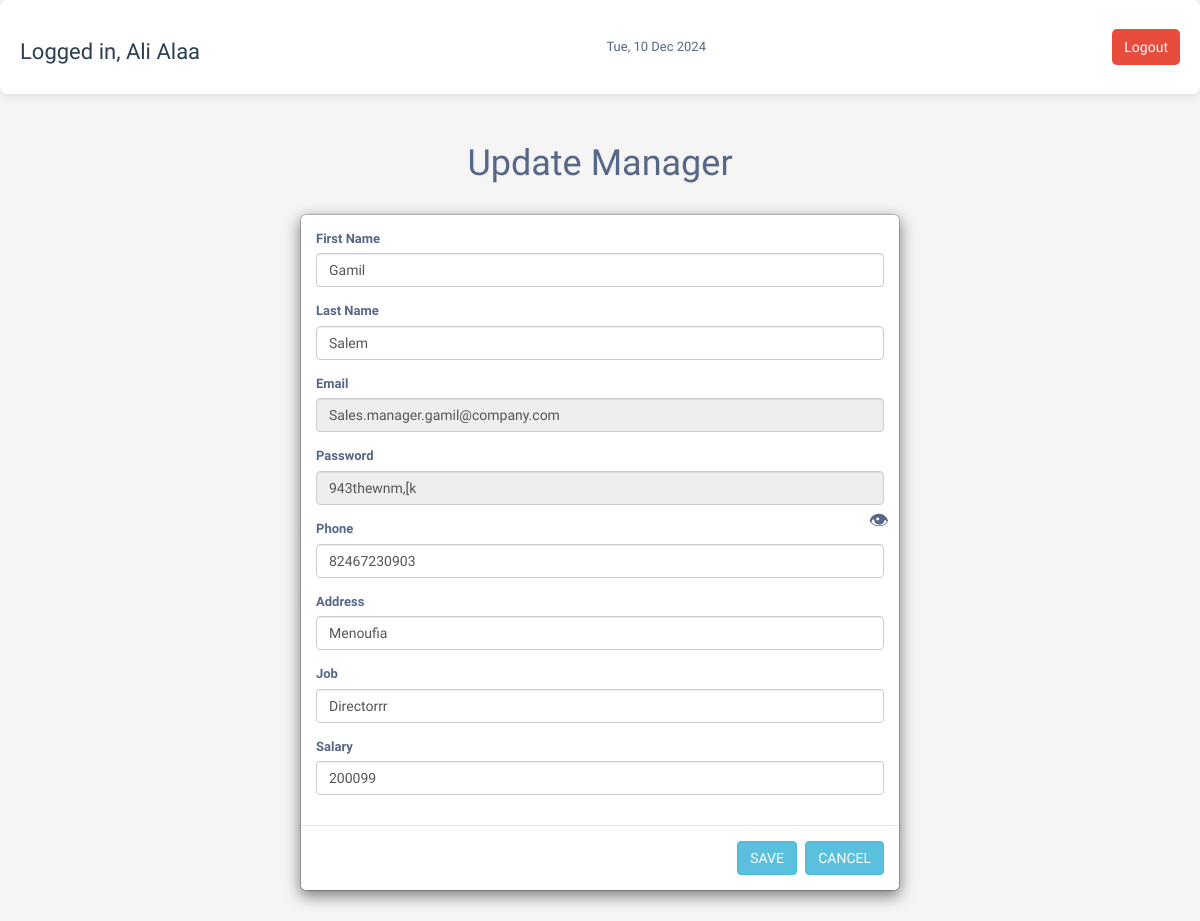
Page /Database/update_manager.php?id=2 (signed in) on the committed database.
### tables this page shows
CREATE TABLE `manager` (
  `manager_id` int(11) NOT NULL,
  `person_id` int(11) NOT NULL,
  `email` varchar(225) NOT NULL,
  `password` varchar(225) NOT NULL
);

CREATE TABLE `person` (
  `person_id` int(11) NOT NULL,
  `first_name` varchar(225) NOT NULL,
  `last_name` varchar(225) NOT NULL,
  `age` int(10) NOT NULL,
  `address` varchar(225) NOT NULL,
  `phone_number` varchar(11) NOT NULL,
  `date_of_birth` date NOT NULL,
  `absent_times` int(10) DEFAULT NULL,
  `salary` decimal(20,0) NOT NULL,
  `job_title` varchar(225) NOT NULL,
  `gender` enum('male','female') NOT NULL,
  `role` enum('admin','employee','manager') NOT NULL
);

### Database/update_manager.php (the view, shortened to what this page needs)
<?php include("config.php");
if (isset($_GET['id'])) {
    $id = $_GET['id'];
    $query = "
            SELECT
            manager.manager_id,
            manager.email,
            manager.password,
            person.first_name,
            person.last_name,
            person.phone_number AS phone,
            person.address,
            person.job_title AS job,
            person.salary
        FROM
            manager
        JOIN
            person
        ON
            manager.person_id = person.person_id
        WHERE
            manager.manager_id =  '$id'
        ";
    $stmt = $database->prepare($query);
    $stmt->execute();
    $result = $stmt->fetch(PDO::FETCH_ASSOC);
}
?>
<?php
$user_name = $_SESSION['user_name'];
?>
<!DOCTYPE html>
<html lang="en">
<head>
    <link rel="stylesheet" href="dashboard.css">
    <link rel="stylesheet" href="https://maxcdn.bootstrapcdn.com/font-awesome/4.7.0/css/font-awesome.min.css">
    <link rel="stylesheet" href="https://maxcdn.bootstrapcdn.com/bootstrap/3.3.7/css/bootstrap.min.css">
</head>
<body>
    <div class="header">
    <h3>Logged in, <?php echo $user_name; ?></h3>
        <span id="currentDate"></span>
            <button class="btn-signout ms-3" onclick="logout()">Logout</button>
        </div>
        <div class="container">
            <div class=" text-center mt-5 ">
                <h1>Update Manager</h1>
            </div>
            <div class="modal-dialog">
                <div class="modal-content">
                    <form method="post" action="update_manager.php?id=<?php echo $id; ?>">
                        <div class="modal-body">
                            <div class="form-group">
                                <label>First Name</label>
                                <input type="text" class="form-control" name="fname" value="<?php echo htmlspecialchars($result['first_name']); ?>">
                            </div>
                            <div class="form-group">
                                <label>Last Name</label>
                                <input type="text" class="form-control" name="lname" value="<?php echo htmlspecialchars($result['last_name']); ?>">
                            </div>
                            <div class="form-group">
                                <label>Email</label>
                                <input type="email" class="form-control" name="email" value="<?php echo htmlspecialchars($result['email']); ?>" readonly>
                            </div>
                            <div class="form-group">
                                <label>Password</label>
                                <input type="text" class="form-control" name="password" id="password" readonly value="<?php echo htmlspecialchars($result['password']); ?>">
                                <span id="eye-icon" class="eye-icon">&#128065;</span>
                            </div>
                            <div class="form-group">
                                <label>Phone</label>
                                <input type="text" class="form-control" name="phone" value="<?php echo htmlspecialchars($result['phone']); ?>">
                            </div>
                            <div class="form-group">
                                <label>Address</label>
                                <input type="text" class="form-control" name="address" value="<?php echo htmlspecialchars($result['address']); ?>">
                            </div>
                            <div class="form-group">
                                <label>Job</label>
                                <input type="text" class="form-control" name="job" value="<?php echo htmlspecialchars($result['job']); ?>">
                            </div>
                            <div class="form-group">
                                <label>Salary</label>
                                <input type="number" class="form-control" name="salary" value="<?php echo htmlspecialchars($result['salary']); ?>" min="0" step="0.01">
                            </div>
                        </div>
                        <div class="modal-footer">
                            <input type="submit" class="btn btn-info" name="save" value="SAVE">
                            <input action="ManagersCRUD.php" type="submit" class="btn btn-info" name="save" value="CANCEL">
                        </div>
                    </form>
                </div>
        </div>
        </body>
</html>

### Database/dashboard.css (style rules this page uses)
body { font-family: 'Arial', sans-serif; background-color: #f4f6f9; color: #333; }
.header { display: flex; justify-content: space-between; align-items: center; background-color: #fff; padding: 20px; border-radius: 8px; box-shadow: 0px 2px 8px rgba(0, 0, 0, 0.1); margin-bottom: 30px; }
.header h3 { font-size: 22px; color: #2c3e50; }
.header .btn-signout { background-color: #e74c3c; color: white; border-radius: 5px; font-size: 14px; padding: 8px 12px; border: none; cursor: pointer; transition: background-color 0.3s ease; }

### Database/update_manager.php (style rules this page uses)
.eye-icon { position: absolute; right: 10px; top: 50%; transform: translateY(-50%); font-size: 20px; cursor: pointer; }
body { color: #566787; background: #f5f5f5; font-family: 'Varela Round', sans-serif; font-size: 13px; }

### rows in the picture
manager: fname "Gamil", lname "Salem", email "Sales.manager.gamil@company.com", password "943thewnm,[k", phone "82467230903", address "Menoufia", job "Directorrr", salary "200099"

### other values in the picture
$user_name "Ali Alaa"
